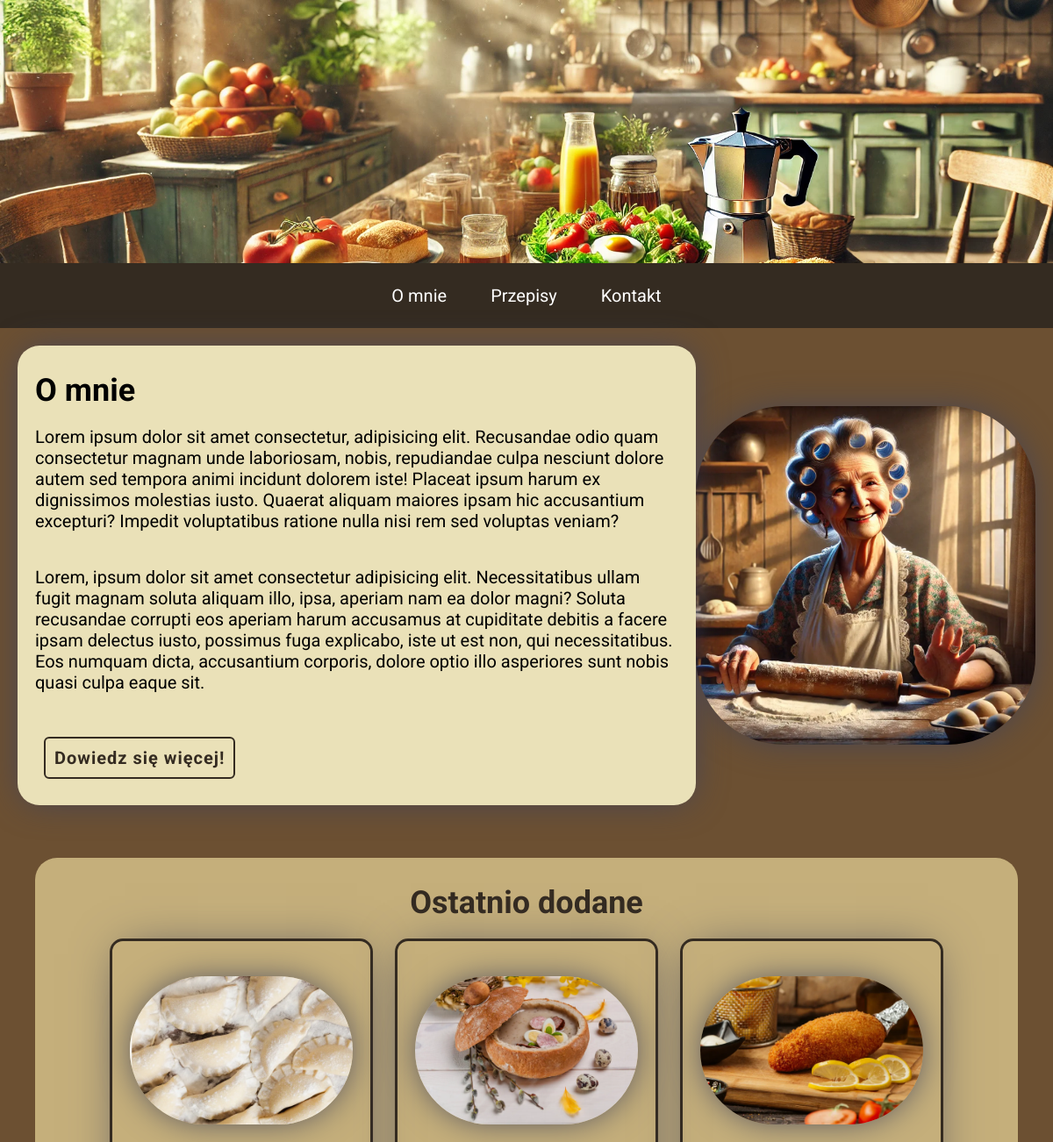
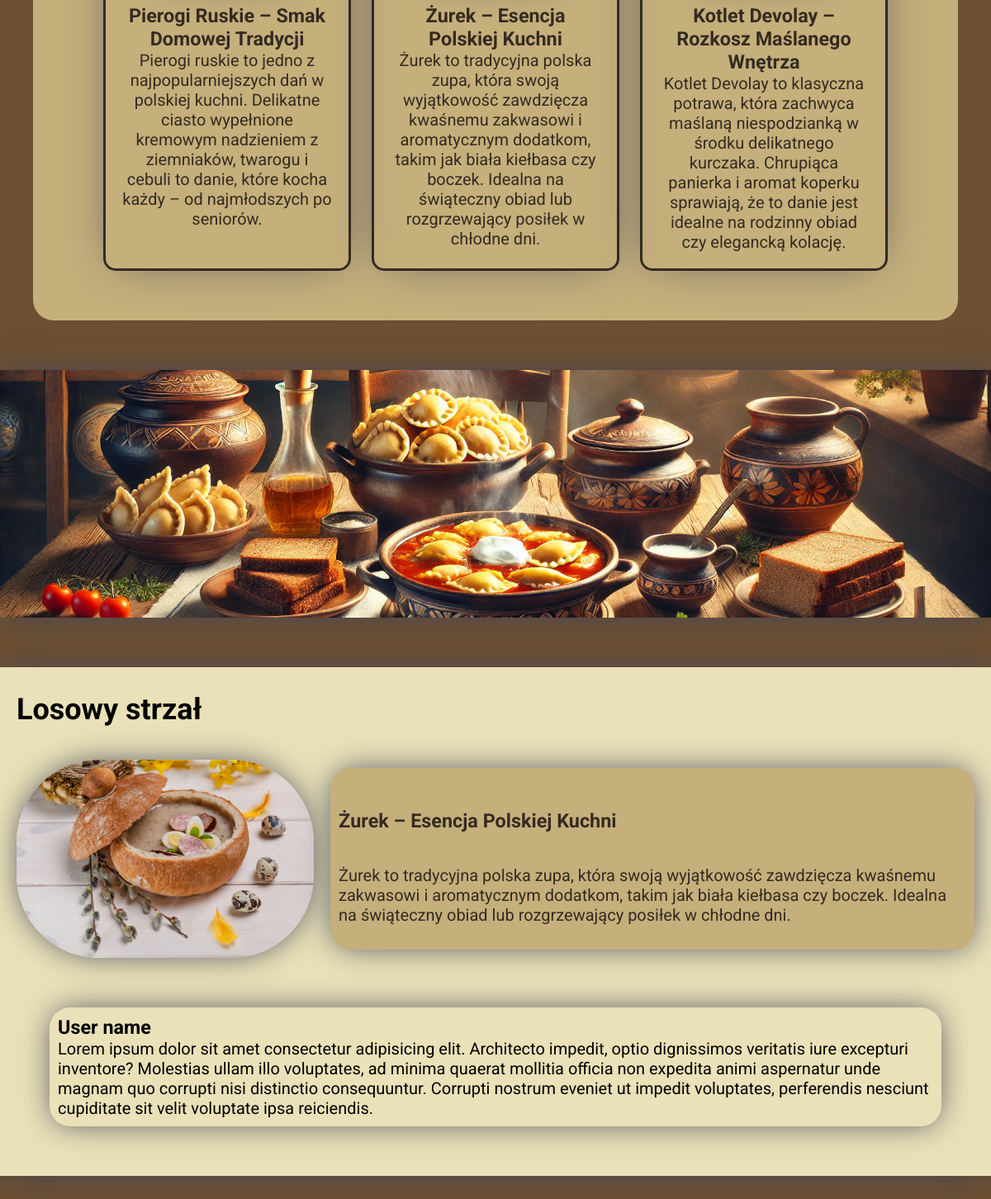
The page / on the database its author committed (2 pictures, top to bottom).
### blog/models.py (models this page shows)
class PostModel(models.Model):
    title = models.CharField(max_length=150, verbose_name="Tytuł:")
    author = models.ForeignKey(
        AuthorModel, verbose_name=("Autor:"), on_delete=models.CASCADE)
    slug = models.SlugField()
    date = models.DateField(auto_now_add=True, verbose_name="Data:")
    excerpt = models.TextField(verbose_name="skrót", validators=[
                               MinLengthValidator, MaxLengthValidator(250)])
    ingredients = models.TextField(
        validators=[MinLengthValidator(5)], verbose_name="Składniki:")
    ingredients = models.TextField(
        validators=[MinLengthValidator(5)], verbose_name="Składniki:", null=True)
    prepare = models.TextField(
        validators=[MinLengthValidator(5)], verbose_name="Sposób przygotowania:", null=True)
    image = models.ImageField(upload_to="dishes")
    tags = models.ManyToManyField(TagModel, verbose_name=("Tag:"))
    class Meta:
        verbose_name_plural = "Posty"
    def __str__(self) -> str:
        return f"{self.title}: {self.author}, {self.date}"

### blog/views.py (the view)
# urls.py: path("", views.index, name="main_page"),
def index(request):
    all_posts = PostModel.objects.all()
    recent_posts = all_posts.order_by("-date")[:3]
    random_post = random.choice(all_posts)
    print(recent_posts)
    return render(request, "blog/index.html", {
        "posts": recent_posts,
        "header": "Ostatnio dodane",
        "random_post": random_post
    })

### blog/models.py (called while the page is built)
    def __str__(self):
        return f"{self.name} {self.second_name}"

### blog/templates/blog/index.html (shortened to what this page needs)
{% extends "base.html" %}
{% load static %}
{% block style %}
    <link rel="stylesheet" href="{% static "blog/index.css" %}">
{% endblock %}
{% block content %}
<section class="about-me">
    <div class="text">
        <h2>O mnie</h2>
        <p>Lorem ipsum dolor sit amet consectetur, adipisicing elit. Recusandae odio quam consectetur magnam unde laboriosam, nobis, repudiandae culpa nesciunt dolore autem sed tempora animi incidunt dolorem iste! Placeat ipsum harum ex dignissimos molestias iusto. Quaerat aliquam maiores ipsam hic accusantium excepturi? Impedit voluptatibus ratione nulla nisi rem sed voluptas veniam?</p>
        <p>Lorem, ipsum dolor sit amet consectetur adipisicing elit. Necessitatibus ullam fugit magnam soluta aliquam illo, ipsa, aperiam nam ea dolor magni? Soluta recusandae corrupti eos aperiam harum accusamus at cupiditate debitis a facere ipsam delectus iusto, possimus fuga explicabo, iste ut est non, qui necessitatibus. Eos numquam dicta, accusantium corporis, dolore optio illo asperiores sunt nobis quasi culpa eaque sit.</p>
        <a href="" class="btn"><span>Dowiedz się więcej!</span></a>
    </div>
        <img src="{% static "blog/images/index/about-me.webp" %}" alt="">
</section>
{% include "blog/includes/posts.html" %}
<section class="second-baner"></section>
 <section class="random-post">
    <h2>Losowy strzał</h2>
    <div class="description">
        <img src="{{random_post.image.url}}" alt="{{random_post.title}}">
        <div class="text">
        <h3>{{random_post.title}}</h3>
        <p>{{random_post.excerpt}}</p>
    </div>
    </div>
    <div class="comment">
        <h3>User name</h3>
        <p>Lorem ipsum dolor sit amet consectetur adipisicing elit. Architecto impedit, optio dignissimos veritatis iure excepturi inventore? Molestias ullam illo voluptates, ad minima quaerat mollitia officia non expedita animi aspernatur unde magnam quo corrupti nisi distinctio consequuntur. Corrupti nostrum eveniet ut impedit voluptates, perferendis nesciunt cupiditate sit velit voluptate ipsa reiciendis.</p>
    </div>
</section>
{% endblock  %}

### blog/templates/blog/includes/posts.html
{% load static %}
<!DOCTYPE html>
<html lang="en">
<head>
   <link rel="stylesheet" href="{% static "/blog/posts.css" %}">
</head>
<body>
    <section class="posts-section">
        <h2>{{header}}</h2>
        <div class="posts">
            {% for post in posts  %}
            <a  href="{{post.slug}}" class="post" >
                <img src="{{ post.image.url }}" alt="{{post.title}}">
                <h3>{{post.title}}</h3>
                <p>{{post.excerpt}} </p>
            </a>
            {% endfor %}
        </div>
    </section>
</body>
</html>

### static/base.css (style rules this page uses)
:root { --primary-color: #EAE1B8; --secondary-color: #C5AF7B; --buttons-color: #9C7D4F; --text-color: #342B21; --second-text-color: #6C5032; --box-shadow: 0px 0px 38px -5px rgba(66, 68, 90, 1); }
* { box-sizing: border-box; margin: 0; padding: 0; font-family: "Roboto", serif; }
body { background-color: var(--second-text-color); }
@media (min-width:400px) { html { font-size: 20px; } }

### blog/static/blog/index.css (style rules this page uses)
.about-me { display: grid; grid-template-columns: 1fr; grid-template-rows: 1fr .4fr; margin: 1rem; }
.about-me .text { position: relative; z-index: 1; background-color: var(--primary-color); border-radius: 25px; padding: 1rem; -webkit-box-shadow: var(--box-shadow); -moz-box-shadow: var(--box-shadow); box-shadow: var(--box-shadow); }
.text h2, .random-post h2 { margin: .5rem 0 1rem; font-size: 1.8rem; }
.about-me .text p { margin: 1rem 0; }
.text .btn { display: inline-block; padding: .5rem; margin: .5rem; color: var(--text-color); text-decoration: none; letter-spacing: 1px; font-weight: bold; border: 2px solid var(--text-color); border-radius: 6px; transition: .4s ease; }
.about-me img, .description img { width: 80%; margin: 1rem auto; border-radius: 100px; -webkit-box-shadow: var(--box-shadow); -moz-box-shadow: var(--box-shadow); box-shadow: var(--box-shadow); }
.second-baner { min-height: 250px; background-image: url(images/index/dish_baner.webp); background-size: cover; background-repeat: no-repeat; background-position: center; margin-bottom: 3rem; -webkit-box-shadow: var(--box-shadow); -moz-box-shadow: var(--box-shadow); box-shadow: var(--box-shadow); }
.random-post { padding: 1rem; background-color: var(--primary-color); -webkit-box-shadow: var(--box-shadow); -moz-box-shadow: var(--box-shadow); box-shadow: var(--box-shadow); margin-bottom: 3rem; }
.random-post .description { display: flex; justify-content: center; flex-direction: column; }
.description img { width: 14rem; margin-bottom: 2rem; }
.description .text { padding: .5rem; background-color: var(--secondary-color); color: var(--text-color); border-radius: 25px; -webkit-box-shadow: var(--box-shadow); -moz-box-shadow: var(--box-shadow); box-shadow: var(--box-shadow); }
.text h3 { padding: 2rem 0; }
.text p { padding-bottom: 1rem; }
.random-post .comment { display: none; border-radius: 25px; -webkit-box-shadow: var(--box-shadow); -moz-box-shadow: var(--box-shadow); box-shadow: var(--box-shadow); padding: .5rem; margin: 2rem; }
@media (min-width:400px) { html { font-size: 20px; } }
@media (min-width:725px) { .about-me { display: grid; grid-template-columns: 1fr .5fr; grid-template-rows: 1fr; align-items: center; margin-bottom: 3rem; } }
@media (min-width:725px) { .about-me img, .description img { width: 100%; margin: 1rem auto; } }
@media (min-width:725px) { .second-baner { min-height: 300px; } }
@media (min-width:725px) { .random-post .description { flex-direction: row; align-items: center; gap: 20px; } }
@media (min-width:725px) { .description img { width: 18rem; } }
@media (min-width:725px) { .random-post .comment { display: block; } }

### blog/static/blog/posts.css (style rules this page uses)
.posts-section { padding: 1rem 0 3rem; margin-bottom: 3rem; border-radius: 25px; background-color: var(--secondary-color); color: var(--text-color); }
.posts-section .posts { display: flex; flex-direction: column; justify-content: center; align-items: center; gap: 25px; }
.posts-section .post { display: block; width: 15rem; padding: 1rem; border: 3px solid var(--text-color); border-radius: 15px; color: var(--text-color); text-decoration: none; text-align: center; transition: .3s; -webkit-box-shadow: 0px 0px 54px -18px rgba(66, 68, 90, 1); -moz-box-shadow: 0px 0px 54px -18px rgba(66, 68, 90, 1); box-shadow: 0px 0px 54px -18px rgba(66, 68, 90, 1); }
.posts-section h2 { text-align: center; margin-bottom: 2rem; }
.posts-section img { width: 80%; margin: 1rem auto; border-radius: 100px; -webkit-box-shadow: var(--box-shadow); -moz-box-shadow: var(--box-shadow); box-shadow: var(--box-shadow); }
.posts-section h2 { margin: .5rem 0 1rem; font-size: 1.8rem; }
@media (min-width:725px) { .posts-section { margin: 2rem; margin-bottom: 3rem; } }
@media (min-width:725px) { .posts-section .posts { flex-direction: row; flex-wrap: wrap; align-items: stretch; } }
@media (min-width:725px) { .posts-section img { width: 100%; margin: 1rem auto; } }

### rows shown on the page
PostModel: image (picture), title "Pierogi Ruskie – Smak Domowej Tradycji", excerpt "Pierogi ruskie to jedno z najpopularniejszych dań w polskiej kuchni. Delikatne ciasto wypełnione kremowym nadzieniem z ziemniaków, twarogu i cebuli to danie, które kocha każdy – od najmłodszych po seniorów."
PostModel: image (picture), title "Żurek – Esencja Polskiej Kuchni", excerpt "Żurek to tradycyjna polska zupa, która swoją wyjątkowość zawdzięcza kwaśnemu zakwasowi i aromatycznym dodatkom, takim jak biała kiełbasa czy boczek. Idealna na świąteczny obiad lub rozgrzewający posiłek w chłodne dni."
PostModel: image (picture), title "Kotlet Devolay – Rozkosz Maślanego Wnętrza", excerpt "Kotlet Devolay to klasyczna potrawa, która zachwyca maślaną niespodzianką w środku delikatnego kurczaka. Chrupiąca panierka i aromat koperku sprawiają, że to danie jest idealne na rodzinny obiad czy elegancką kolację."

### other values the page prints
{{ header }} "Ostatnio dodane"
